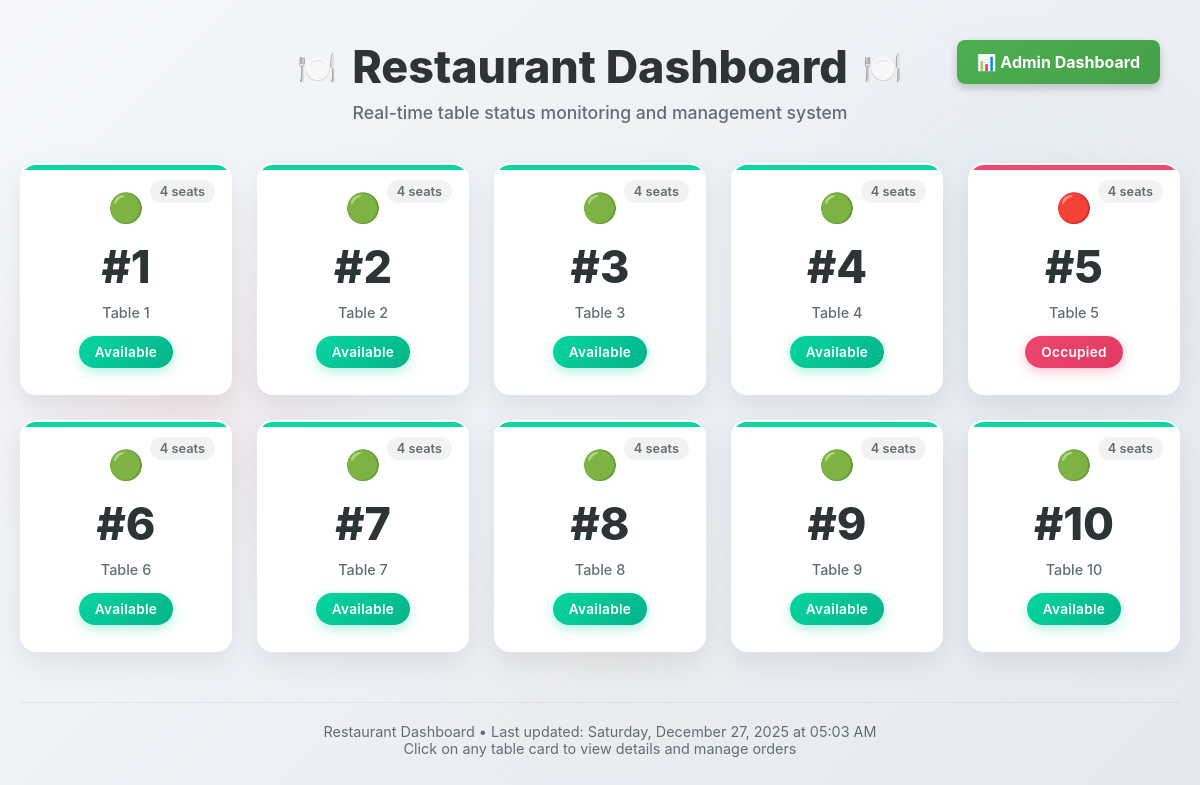
The app's page / (signed in) with its own data.
### dining/models.py (models this page shows, shortened)
class Table(models.Model):
    STATUS = [
        ('available', 'Available'),
        ('occupied', 'Occupied'),
        ('bill_requested', 'Bill Requested'),
        ('closed', 'Closed'),
    ]
    table_number = models.IntegerField(unique=True)
    capacity = models.IntegerField()
    status = models.CharField(max_length=20, choices=STATUS, default='available')

### dining/views.py (the view)
# urls.py: path('', dashboard, name='dashboard'),
@login_required
def dashboard(request):
    tables = Table.objects.all().order_by('table_number')
    latest_order = Order.objects.last()
    return render(request, 'dining/dashboard.html', {
        'tables': tables,
        'latest_order': latest_order
    })

### dining/templates/dining/dashboard.html (shortened to what this page needs)
<!DOCTYPE html>
<html lang="en">
<head>
</head>
<body>
<div class="container">
  <header class="header">
    <h1>Restaurant Dashboard</h1>
    <p class="subtitle">Real-time table status monitoring and management system</p>
   <a href="/admin-login/" class="admin-btn">📊 Admin Dashboard</a>
  </header>
  <div class="table-grid">
    {% for table in tables %}
    <div class="table-card {{ table.status }}" onclick="location.href='/table/{{ table.id }}/'">
      <div class="capacity">{{ table.capacity|default:"4" }} seats</div>
      <div class="table-icon">
        {% if table.status == 'available' %}🟢{% endif %}
        {% if table.status == 'occupied' %}🔴{% endif %}
      </div>
      <div class="table-number">#{{ table.table_number }}</div>
      <div class="table-label">Table {{ table.table_number }}</div>
      <div class="status">
        {{ table.get_status_display }}
      </div>
    </div>
    {% endfor %}
  </div>
  <footer class="footer">
    <p>Restaurant Dashboard • Last updated: <span id="current-time"></span></p>
    <p>Click on any table card to view details and manage orders</p>
  </footer>
</div>
</body>
</html>

### dining/templates/dining/dashboard.html (style rules this page uses)
:root { --primary-color: #ff6b6b; --secondary-color: #4ecdc4; --accent-color: #ffd166; --dark-color: #2d3436; --light-color: #f9f9f9; --success-color: #06d6a0; --warning-color: #ff9e00; --danger-color: #ef476f; --info-color: #118ab2; --shadow: 0 10px 30px rgba(0, 0, 0, 0.08); --shadow-hover: 0 15px 40px rgba(0, 0, 0, 0.15); --radius: 16px; --transition: all 0.3s cubic-bezier(0.25, 0.8, 0.25, 1); }
* { margin: 0; padding: 0; box-sizing: border-box; }
body { font-family: 'Inter', -apple-system, BlinkMacSystemFont, 'Segoe UI', Roboto, Oxygen, Ubuntu, sans-serif; background: linear-gradient(135deg, #f5f7fa 0%, #e4e8f0 100%); color: var(--dark-color); min-height: 100vh; padding: 20px; position: relative; overflow-x: hidden; }
body::before { content: ''; position: fixed; top: 0; left: 0; width: 100%; height: 100%; background-image: radial-gradient(circle at 15% 50%, rgba(255, 107, 107, 0.08) 0%, transparent 20%), radial-gradient(circle at 85% 30%, rgba(78, 205, 196, 0.05) 0%, transparent 20%), radial-gradient(circle at 50% 80%, rgba(255, 209, 102, 0.05) 0%, transparent 20%); z-index: -1; }
.container { max-width: 1400px; margin: 0 auto; }
.header { text-align: center; margin-bottom: 40px; position: relative; padding-top: 20px; }
.header h1 { font-size: 2.8rem; font-weight: 800; color: var(--dark-color); margin-bottom: 8px; display: flex; align-items: center; justify-content: center; gap: 15px; }
.header h1::before, .header h1::after { content: '🍽️'; font-size: 2rem; animation: pulse 2s infinite; }
.subtitle { font-size: 1.1rem; color: #636e72; font-weight: 500; max-width: 600px; margin: 0 auto 20px; }
.table-grid { display: grid; grid-template-columns: repeat(auto-fill, minmax(180px, 1fr)); gap: 25px; margin-top: 20px; }
.table-card { background: white; border-radius: var(--radius); padding: 25px 15px; text-align: center; font-weight: 600; cursor: pointer; transition: var(--transition); box-shadow: var(--shadow); position: relative; overflow: hidden; border: 2px solid transparent; }
.table-card::before { content: ''; position: absolute; top: 0; left: 0; width: 100%; height: 5px; }
.table-card.available::before { background: var(--success-color); }
.table-card.occupied::before { background: var(--danger-color); }
.table-number { font-size: 2.8rem; font-weight: 800; color: var(--dark-color); margin-bottom: 10px; transition: var(--transition); }
.table-label { font-size: 0.9rem; color: #636e72; margin-bottom: 15px; font-weight: 500; }
.status { display: inline-block; padding: 8px 16px; border-radius: 50px; color: white; font-size: 0.85rem; font-weight: 600; letter-spacing: 0.3px; transition: var(--transition); }
.available .status { background: linear-gradient(135deg, var(--success-color) 0%, #05b389 100%); box-shadow: 0 4px 12px rgba(6, 214, 160, 0.3); }
.occupied .status { background: linear-gradient(135deg, var(--danger-color) 0%, #e03a63 100%); box-shadow: 0 4px 12px rgba(239, 71, 111, 0.3); }
.table-icon { font-size: 1.8rem; margin-bottom: 15px; display: block; }
.capacity { position: absolute; top: 15px; right: 15px; background: rgba(0, 0, 0, 0.05); color: #636e72; font-size: 0.8rem; padding: 4px 10px; border-radius: 20px; font-weight: 600; }
.footer { text-align: center; margin-top: 50px; padding-top: 20px; border-top: 1px solid rgba(0, 0, 0, 0.05); color: #636e72; font-size: 0.9rem; }
.admin-btn { position: absolute; top: 20px; right: 20px; background: linear-gradient(135deg, #4CAF50, #45A049); color: white; padding: 12px 20px; border-radius: 8px; text-decoration: none; font-weight: bold; font-size: 16px; box-shadow: 0 4px 8px rgba(0,0,0,0.2); transition: all 0.3s ease; }

### records on screen
Table: capacity "4", table_number "1", status "Available"
Table: capacity "4", table_number "2", status "Available"
Table: capacity "4", table_number "3", status "Available"
Table: capacity "4", table_number "4", status "Available"
Table: capacity "4", table_number "5", status "Occupied"
Table: capacity "4", table_number "6", status "Available"
Table: capacity "4", table_number "7", status "Available"
Table: capacity "4", table_number "8", status "Available"
Table: capacity "4", table_number "9", status "Available"
Table: capacity "4", table_number "10", status "Available"
